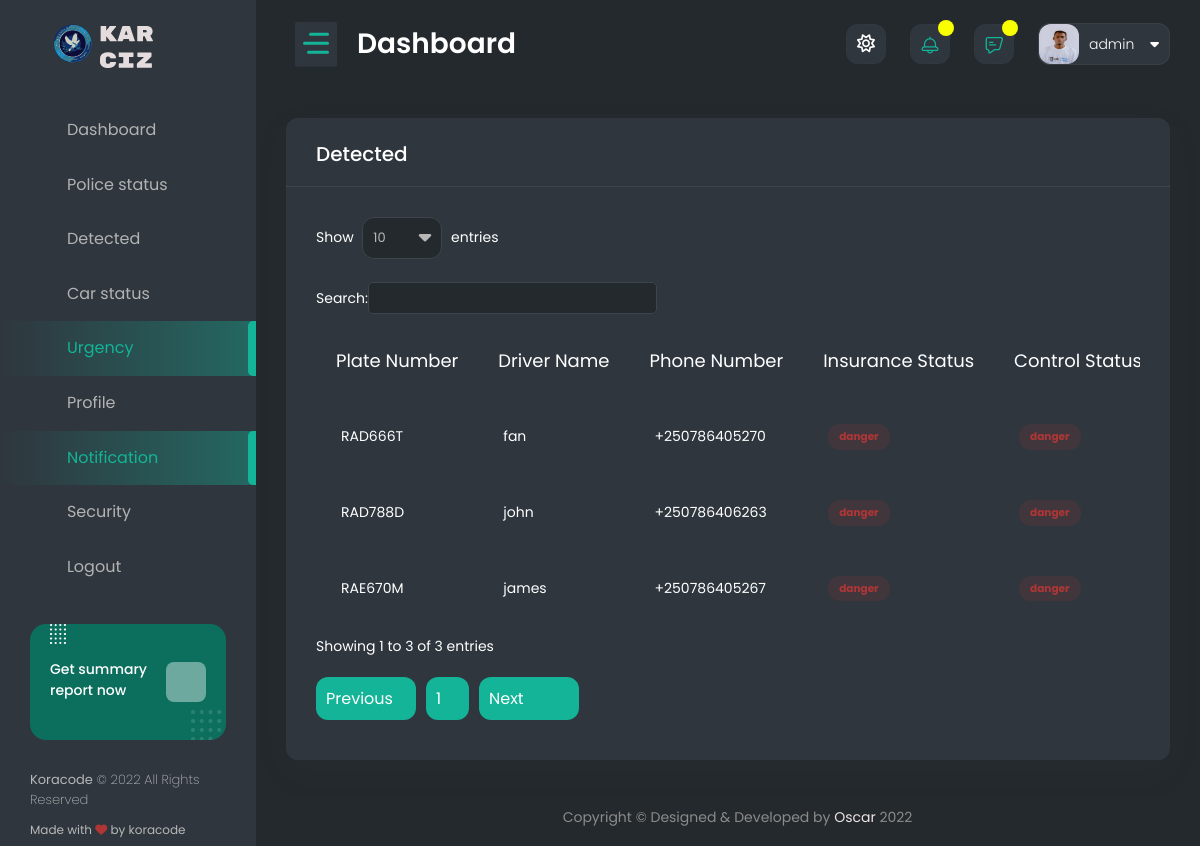
The page /urgence/ (signed in) on the database its author committed.
### authentication/models.py (models this page shows, shortened)
class Profile(models.Model):
    user = models.OneToOneField(User, on_delete=models.CASCADE)
    user_image = models.ImageField(upload_to='images/', default='profile.png', )
    date_of_birth = models.DateField(max_length=250, blank=True, null=True)
    id_number = models.PositiveIntegerField(blank=True, null=True)
    email = models.EmailField(blank=True, null=True)
    rank = models.CharField(max_length=50, blank=True, null=True)
    residence = models.CharField(max_length=50, blank=True, null=True)

class User(AbstractBaseUser):
    name = models.CharField(max_length=255, null=False)
    phone_number = PhoneNumberField(unique=True)
    is_verified = models.BooleanField(default=False)
    is_verified_police = models.BooleanField(default=False)
    is_two_f_enable = models.BooleanField(default=False)
    is_active = models.BooleanField(default=True)
    staff = models.BooleanField(default=False)
    admin = models.BooleanField(default=False)
    USERNAME_FIELD = 'phone_number'
    REQUIRED_FIELDS = ['name']
    objects = UserManager()

### car_plate/models.py (models this page shows, shortened)
class Charged_car_official(models.Model):
    police = models.ForeignKey(User, on_delete=models.SET_NULL, null=True, blank=True)
    car = models.ForeignKey(Car_registration, on_delete=models.SET_NULL, null=True, blank=True)
    insurance_charged_amount = models.PositiveIntegerField(default=0, null=True, blank=True)
    tax_charged_amount = models.PositiveIntegerField(default=0, null=True, blank=True)
    control_charged_amount = models.PositiveIntegerField(default=0, null=True, blank=True)
    insurance_tole_expire = models.DateField(null=True, blank=True)
    control_tole_expire = models.DateField(null=True, blank=True)
    tax_tole_expire = models.DateField(null=True, blank=True)
    time_done = models.DateTimeField(auto_now_add=True)
    class Meta:
        verbose_name_plural = 'Charged Car Official'

class Car_registration(models.Model):
    id = models.UUIDField(
        default=uuid.uuid4,
        unique=True,
        primary_key=True,
        editable=False
    )
    owner_name = models.CharField(max_length=50)
    Owner_Id = models.IntegerField()
    car_model = models.CharField(max_length=200, null=False)
    owner_phone_number = PhoneNumberField()
    owner_email = models.EmailField()
    plate_number = models.CharField(max_length=20, unique=True)
    time_done = models.DateTimeField(auto_now_add=True)
    class Meta:
        verbose_name_plural = 'Car Registration'
        ordering = ['-id']

### authentication/decorators.py (the view)
    def wrapper_func(request, *args, **kwargs):
        if request.user.is_authenticated and not request.user.is_verified_police:
            return redirect('unverified_police')
        else:
            return view_func(request, *args, **kwargs)

### authentication/context_processors.py (called while the page is built)
def extras(request):
    user = request.user
    if user.is_authenticated:
        police_req = Police_request.objects.filter(police=user).first()
        profile_police = get_object_or_404(Profile, user=user)
        user_small = user.name
        user_small = user_small.split(' ')
        user_small = user_small[0][:2].upper()
        police_req = police_req
    else:
        profile_police = None
        user_small = None
        police_req = None
    return {
        'profile': profile_police,
        'user': user,
        'user_small': user_small,
        'police_req': police_req
    }

def message_review(request):
    try:
        user = request.user
        message_all = Send_message.objects.filter(police_user=user)[:10]
        user_small = user.name
        user_small = user_small.split(' ')
        user_small = user_small[0][:2].upper()
    except:
        message_all = []
    return {
        'message_all': message_all,
        'user_small': user_small
    }

### car_plate/views.py (called while the page is built)
@login_required(login_url='login')
@unauthenticated_user
def urgence_car(request):
    all_end_varidation = Charged_car_official.objects.filter(Q(insurance_tole_expire__lt=now) |Q(control_tole_expire__lt=now) |Q(tax_tole_expire__lte=now))
    context = {
        'urgence': all_end_varidation,
        'now': now.date()
    }
    return render(request, 'urgence_car.html', context)

### car_plate/templates/urgence_car.html (shortened to what this page needs)
{% extends 'base.html' %}
{% load static %}
{% block content %}
    <div class="content-body">
			<div class="container-fluid">
				<div class="row">
                    <div class="col-12">
                        <div class="card">
                            <div class="card-header">
                                <h4 class="card-title">Detected</h4>
                            </div>
                            <div class="card-body">
                                <div class="table-responsive">
                                    <table id="example4" class="display" style="min-width: 845px">
                                        <thead>
                                            <tr>
                                                <th>Plate number</th>
                                                <th>Driver name</th>
                                                <th>Phone number</th>
                                                <th>insurance status </th>
												<th>control status </th>
                                            </tr>
                                        </thead>
                                        <tbody>
                                        {% for car in urgence %}
                                            <tr>
                                                <td>{{ car.car.plate_number }}</td>
                                                <td>{{ car.car.owner_name }}</td>
                                                <td>{{ car.car.owner_phone_number }}</td>
                                                <td>
                                                    {% if car.insurance_tole_expire is None %}
                                                        <span class="badge light badge-success">free</span>
                                                    {% elif car.insurance_tole_expire > now %}
                                                            <span class="badge light badge-warning">pending</span>
                                                    {% else %}
                                                    <span class="badge light badge-danger">danger</span>
                                                    {% endif %}
                                                </td>
                                                <td>
                                                    {% if car.control_tole_expire is None %}
                                                        <span class="badge light badge-success">free</span>
                                                    {% elif car.control_tole_expire > now %}
                                                        <span class="badge light badge-warning">pending</span>
                                                    {% else %}
                                                    <span class="badge light badge-danger">danger</span>
                                                    {% endif %}
                                                </td>
                                            </tr>
                                        {% endfor %}
                                        </tbody>
                                    </table>
                                </div>
                            </div>
                        </div>
                    </div>
				</div>
            </div>
        </div>
{% endblock %}

### templates/base.html (shortened to what this page needs)
<!DOCTYPE html>
<html lang="en">
<head>
    {% load static %}
	<link href="{% static 'dashboard/vendor/owl-carousel/owl.carousel.css' %}" rel="stylesheet">
    <link href="{% static 'dashboard/vendor/bootstrap-select/dist/css/bootstrap-select.min.css' %}" rel="stylesheet">
    <link href="{% static 'dashboard/css/style.css' %}" rel="stylesheet">
	<link href="{% static 'dashboard/cdn.lineicons.com/2.0/LineIcons.css' %}" rel="stylesheet">
</head>
<body>
    <div id="main-wrapper">
        <div class="nav-header">
            <a href="" class="brand-logo">
                <img class="logo-abbr" src="{% static 'home/images/policelogo.svg' %}" alt="" style="height: 120px; width: 120px; ">
                <img class="brand-title" src="{% static 'dashboard/images/logo-text-white.png' %}" alt="">
            </a>
            <div class="nav-control">
                <div class="hamburger">
                    <span class="line"></span><span class="line"></span><span class="line"></span>
                </div>
            </div>
        </div>
        <div class="header">
            <div class="header-content">
                <nav class="navbar navbar-expand">
                    <div class="collapse navbar-collapse justify-content-between">
                        <div class="header-left">
                            <div class="dashboard_bar">
                                Dashboard
                            </div>
                        </div>
                        <ul class="navbar-nav header-right">
							<li class="nav-item dropdown notification_dropdown">
                                <a class="nav-link bell dz-theme-mode active" href="javascript:void(0);">
									<i id="icon-light" class="far fa-sun"></i>
                                </a>
							</li>
                            <li class="nav-item dropdown notification_dropdown">
                                <a class="nav-link  ai-icon" href="javascript:;" role="button" data-bs-toggle="dropdown">
									<div class="pulse-css"></div>
                                </a>
                            </li>
                            <li class="nav-item dropdown notification_dropdown">
                                <a class="nav-link bell bell-link" href="javascript:;">
									<div class="pulse-css"></div>
                                </a>
							</li>
                            <li class="nav-item dropdown header-profile">
                                <a class="nav-link" href="" role="button" data-bs-toggle="dropdown">
                                    <img src="{{ profile.user_image.url }}" width="20" alt=""/>
									<div class="header-info">
										<span>{{ user.name }}<i class="fa fa-caret-down ms-3" aria-hidden="true"></i></span>
									</div>
                                </a>
                            </li>
                        </ul>
                    </div>
                </nav>
            </div>
        </div>
        <div class="deznav">
            <div class="deznav-scroll">
				<ul class="metismenu" id="menu">
                    <li><a class="ai-icon" href="{% url 'dashboard' %}" aria-expanded="false">
							<i class="flaticon-layout"></i>
							<span class="nav-text">Dashboard</span>
						</a>
                    </li>
                    <li><a class="ai-icon" href="{% url 'police_profile' %}" aria-expanded="false">
						<i class="flaticon-monitor"></i>
							<span class="nav-text">Police status</span>
						</a>
                    </li>
                    <li><a class="ai-icon" href="{% url 'all_car_detection' %}" aria-expanded="false">
							<i class="flaticon-bar-chart-1"></i>
							<span class="nav-text">Detected</span>
						</a>
                    <li><a class="ai-icon" href="{% url 'charged_car_detected' %}" aria-expanded="false">
							<i class="flaticon-bar-chart-1"></i>
							<span class="nav-text">Car status</span>
						</a>
                    </li>
                    <li><a class="ai-icon" href="{% url 'urgence_car' %}" aria-expanded="false">
							<i class="flaticon-web"></i>
							<span class="nav-text">Urgency</span>
						</a>
                    </li>
                    <li><a class="ai-icon" href="{% url 'police_profile' %}" aria-expanded="false">
							<i class="flaticon-plugin"></i>
							<span class="nav-text">Profile</span>
						</a>
                    </li>
                    <li><a href="" class="ai-icon" aria-expanded="false">
							<i class="flaticon-admin"></i>
							<span class="nav-text">Notification</span>
						</a>
					</li>
                    <li><a class="ai-icon" href="{% url 'enable_two_f' %}" aria-expanded="false">
							<i class="flaticon-contract"></i>
							<span class="nav-text">Security</span>
						</a>
                    </li>
                    <li><a class="ai-icon" href="{% url 'logout' %}" aria-expanded="false">
							<i class="flaticon-table"></i>
							<span class="nav-text">Logout</span>
						</a>
                    </li>
                </ul>
				<div class="plus-box">
					<p class="fs-15 font-w500 mb-1">Get summary report now</p>
					<a class="text-white fs-26" href="javascript:;"><i class="las la-long-arrow-alt-right"></i></a>
				</div>
				<div class="copyright">
					<p class="fs-13 font-w200"><strong class="font-w400">Koracode</strong> © 2022 All Rights Reserved</p>
					<p>Made with <i class="fa fa-heart text-danger"></i> by koracode</p>
				</div>
			</div>
        </div>
        {% block content %}
        {% endblock %}
        <div class="footer">
            <div class="copyright">
                <p>Copyright © Designed &amp; Developed by <a href="https://www.facebook.com/koracode/" target="_blank">Oscar</a> 2022</p>
            </div>
        </div>
    </div>
</body>
</html>

### rows shown on the page
Profile: user_image (picture)
User: name "admin"
Charged_car_official: car.plate_number "RAE670M", car.owner_name "james", car.owner_phone_number "+250786405267", insurance_tole_expire "danger", control_tole_expire "danger"
Charged_car_official: car.plate_number "RAD666T", car.owner_name "fan", car.owner_phone_number "+250786405270", insurance_tole_expire "danger", control_tole_expire "danger"
Charged_car_official: car.plate_number "RAD788D", car.owner_name "john", car.owner_phone_number "+250786406263", insurance_tole_expire "danger", control_tole_expire "danger"
